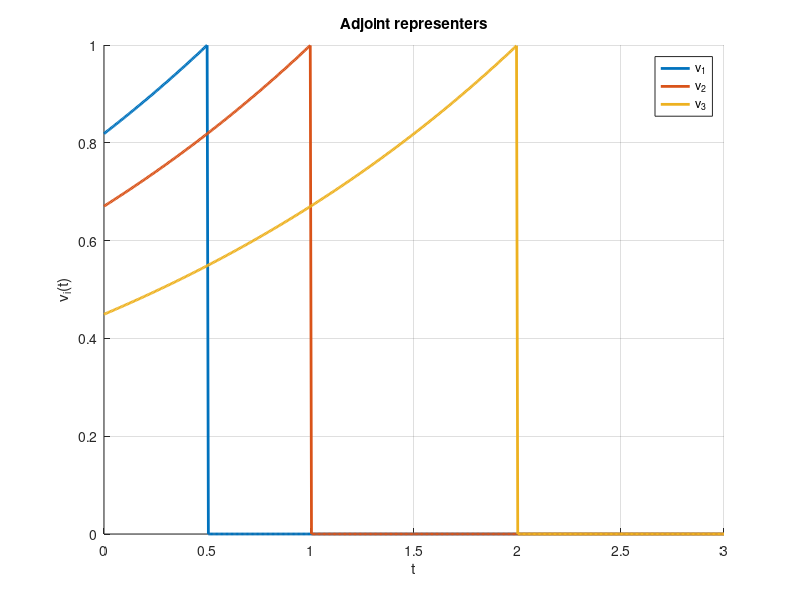
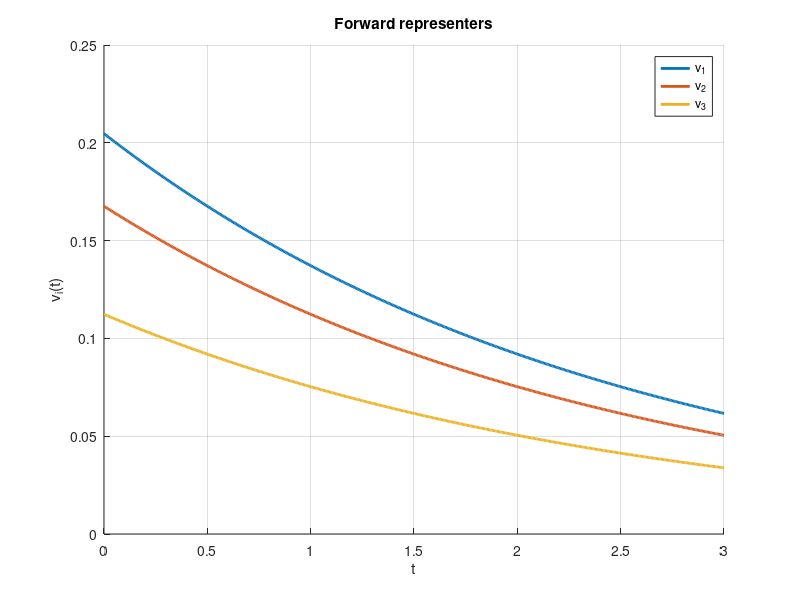
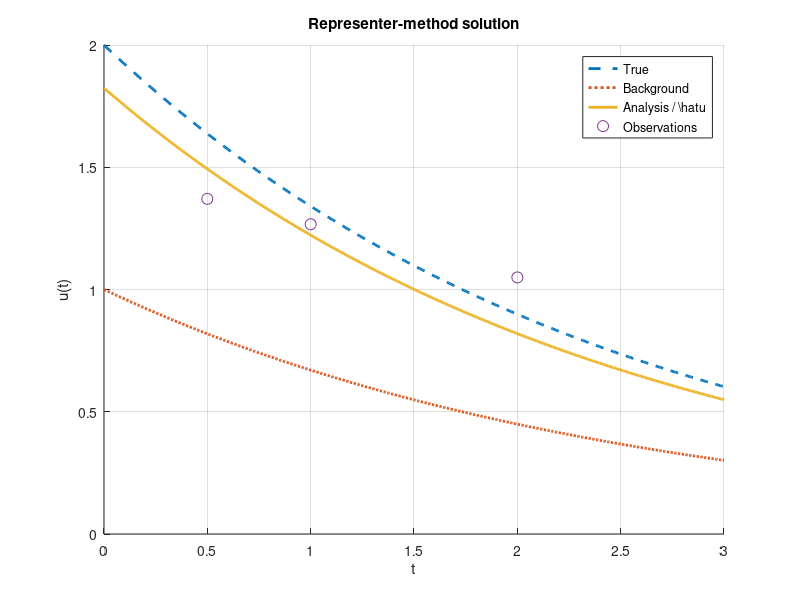

MATLAB code to generate these figures, in order:
clear; clc; close all;
%% ============================================================
%  Representer method for a simple example
%
%  du/dt + lambda*u = 0
%
%  lambda is constant
%
%  Analysis:
%
%       u_hat(t) = u_b(t) + sum_i a_i v_i(t)
%
%  where
%
%       nu_i : adjoint representer
%       v_i  : forward representer
%       a_i  : representer coefficient
%% ============================================================


%% ------------------------------------------------------------
% 1. Model parameters
%% ------------------------------------------------------------
lambda = 0.4;
T = 3.0;

% Background initial condition
ub0 = 1.0;

% Background error standard deviation
sigma0 = 0.5;

% Background covariance
B = sigma0^2;

%% ------------------------------------------------------------
% 2. Generate synthetic observations
%% ------------------------------------------------------------
% True initial condition
utrue0 = 2.0;

% Observation times
t_obs = [0.5 1.0 2.0];

N = length(t_obs);

% Observation error standard deviation
sigma_obs = 0.1;

% True solution at observation times
u_true_obs = utrue0 * exp(-lambda*t_obs);

% Add synthetic observation noise
rng(1);
u_obs = u_true_obs + sigma_obs*randn(size(t_obs));

%% ------------------------------------------------------------
% 3. Background trajectory
%% ------------------------------------------------------------
u_b_obs = ub0 * exp(-lambda*t_obs);

% Innovation:
%
%       observation - background
%
innovation = u_obs - u_b_obs;

%% ============================================================
% 4. Construct adjoint representers nu_i
%
%       -d(nu_i)/dt + lambda*nu_i
%           = delta(t-t_i)
%
%       nu_i(T) = 0
%
% Analytical solution:
%
%       nu_i(t) = exp[-lambda*(t_i-t)]   for t <= t_i
%                 0                      for t > t_i
%% ============================================================
t = linspace(0,T,500);

nu = zeros(N,length(t));
for i = 1:N
    ti = t_obs(i);

    for k = 1:length(t)
        if t(k) <= ti
            nu(i,k) = exp(-lambda*(ti-t(k)));
        else
            nu(i,k) = 0;
        end
    end

end

%% ============================================================
% 5. Construct forward representers v_i
%
%       dv_i/dt + lambda*v_i = 0
%
%       v_i(0) = B * nu_i(0)
%
% Since
%
%       nu_i(0) = exp(-lambda*t_i)
%
% we have
%
%       v_i(t)
%       = B*exp[-lambda*(t_i+t)]
%% ============================================================

v = zeros(N,length(t));
for i = 1:N
    ti = t_obs(i);
    v(i,:) = B * exp(-lambda*(ti+t));
end

%% ============================================================
% 6. Construct representer matrix
%
%       R(j,i) = v_i(t_obs(j))
%       i: representer index
%       j: observation index
%
%       Column i contains representer v_i
%       evaluated at all observation times
%
%% ============================================================

R = zeros(N,N);
for i = 1:N
    for j = 1:N
        % Evaluate representer i at observation time j
        R(j,i) = B * ...
            exp(-lambda*(t_obs(j)+t_obs(i)));
    end
end

%% ------------------------------------------------------------
% Observation error covariance
%% ------------------------------------------------------------

Robs = sigma_obs^2 * eye(N);

%% ============================================================
% 7. Solve for representer coefficients a
%
%       (R + Robs)*a = innovation
%
%       innovation = y - H(u_b)
%% ============================================================

a = (R + Robs) \ innovation(:);

%% ============================================================
% 8. Construct analysis / optimal state
%
%       u_hat(t)
%       = u_b(t) + sum_i a_i*v_i(t)
%% ============================================================

u_b = ub0 * exp(-lambda*t);
u_hat = u_b;
for i = 1:N
    u_hat = u_hat + a(i)*v(i,:);
end

%% ============================================================
% 9. Compute true solution
%% ============================================================

u_true = utrue0 * exp(-lambda*t);

%% ============================================================
% 10. Print results
%% ============================================================

fprintf('\n');
fprintf('============================================\n');
fprintf(' REPRESENTer method\n');
fprintf('============================================\n');

fprintf('\n');
fprintf('lambda = %.3f\n', lambda);
fprintf('Background u(0) = %.3f\n', ub0);
fprintf('True u(0)       = %.3f\n', utrue0);

fprintf('\nRepresenter coefficients:\n');

for i = 1:N
    fprintf('a(%d) = %.8f\n',i,a(i));
end
fprintf('\nEstimated initial condition:\n');

u_hat0 = u_hat(1);
fprintf('u_hat(0) = %.8f\n',u_hat0);

%% ============================================================
% 11. Display representer matrix
%% ============================================================

fprintf('\nRepresenter matrix R:\n');
disp(R);

fprintf('R + R_obs:\n');
disp(R + Robs);

%% ============================================================
% 12. Plot adjoint representers nu_i
%% ============================================================

figure; hold on; grid on;
plot(t,nu(1,:),'LineWidth',2);


if N >= 2
    plot(t,nu(2,:),'LineWidth',2);
end

if N >= 3
    plot(t,nu(3,:),'LineWidth',2);
end

xlabel('t');
ylabel('\nu_i(t)');

title('Adjoint representers');

legend('\nu_1','\nu_2','\nu_3',...
       'Location','best');

%% ============================================================
% 13. Plot forward representers v_i
%% ============================================================

figure; hold on; grid on;
plot(t,v(1,:),'LineWidth',2);

if N >= 2
    plot(t,v(2,:),'LineWidth',2);
end

if N >= 3
    plot(t,v(3,:),'LineWidth',2);
end

xlabel('t');
ylabel('v_i(t)');

title('Forward representers');

legend('v_1','v_2','v_3',...
       'Location','best');

%% ============================================================
% 14. Plot background, truth, observations and analysis
%% ============================================================

figure; hold on; grid on;
plot(t,u_true,'--','LineWidth',2);
plot(t,u_b,':','LineWidth',2);
plot(t,u_hat,'-','LineWidth',2);
plot(t_obs,u_obs,'o','MarkerSize',8);

xlabel('t');
ylabel('u(t)');

legend('True',...
       'Background',...
       'Analysis / \hat{u}',...
       'Observations',...
       'Location','best');

title('Representer-method solution');

%% ============================================================
% 15. Check observation-space solution
%
%       H(u_hat)
%       = H(u_b) + R*a
%% ============================================================

u_hat_obs = u_b_obs(:) + R*a;

fprintf('\n');
fprintf('Observation comparison:\n');
fprintf('--------------------------------------------\n');
fprintf('       t       observation       analysis\n');

for i = 1:N
    fprintf('%8.3f     %12.6f     %12.6f\n',...
        t_obs(i),u_obs(i),u_hat_obs(i));
end
